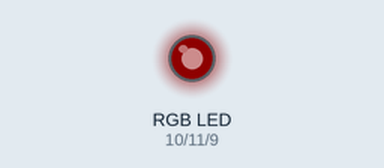
The sketch below on a simulated Arduino Uno, built with avr-gcc and run on an emulated ATmega328P. On the bench: an RGB LED mixed from three pins (HIGH = lit). Dim RGB values are drawn brighter than linear.

Above: at 0.15 s.
At 4.65 s:
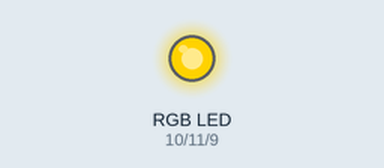
At 9.46 s:
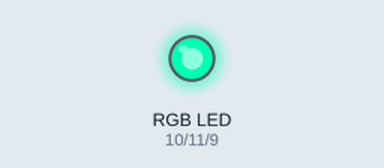
At 18.78 s:
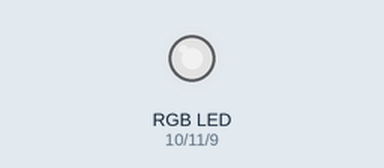
At 29.3 s:
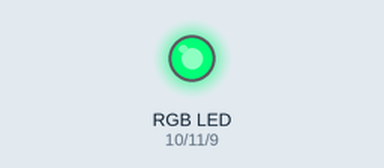
At 39.82 s:
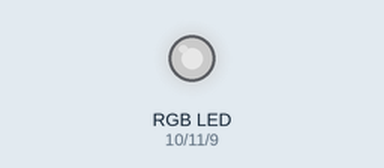
Timing chart, 0 to 40.0 s (numbered marks = the images above):
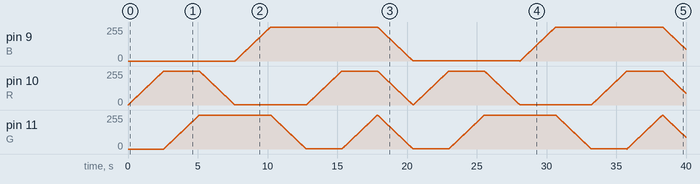

The sketch:

Difuminar-RGB.ino
```cpp
int B=9;
int R=10;
int G=11;

int ctrl=0;
int brillo=0;

  void setup(){
    for (int i =9 ; i<=9 ; i++)
    pinMode(i, OUTPUT);
  }

  void loop(){
    if(ctrl==0){
      rojo();
     }
    else if(ctrl==1){
      mixRG();
      }
    else if(ctrl==2){
      verde();
      }
    else if(ctrl==3){
      mixGB();
      }
    else if(ctrl==4){
      azul();
      }
    else if(ctrl==5){
      mixBR();
      }
    else if(ctrl==6){
      mixRGB();
      }
    else{
      apaga();
      }

  }

  void rojo(){
    analogWrite(R,brillo);
    brillo++;
    delay(10);
      if(brillo==255){
        brillo=0;
        ctrl=1;
        }
    }

  void mixRG(){
    analogWrite(G,brillo);
    brillo++;
    delay(10);
      if(brillo==255){
        ctrl=2;
        }
    }

  void verde(){
    analogWrite(R,brillo);
    brillo--;
    delay(10);
      if(brillo==0){
        ctrl=3;
        }
    }

  void mixGB(){
    analogWrite(B,brillo);
    brillo++;
    delay(10);
      if(brillo==255){
        ctrl=4;
        }
    }

  void azul(){
    analogWrite(G,brillo);
    brillo--;
    delay(10);
      if(brillo==0){
        ctrl=5;
        }
    }

  void mixBR(){
    analogWrite(R,brillo);
    brillo++;
    delay(10);
      if(brillo==255){
        ctrl=6;
        brillo=0;
        }
    }

  void mixRGB(){
    analogWrite(G,brillo);
    brillo++;
    delay(10);
      if(brillo==255){
        ctrl=7;
        }
    }
  void apaga(){
    analogWrite(R,brillo);
    analogWrite(G,brillo);
    analogWrite(B,brillo);
    brillo--;
    delay(10);
      if(brillo==0){
        ctrl=0;
        }
    }
```
